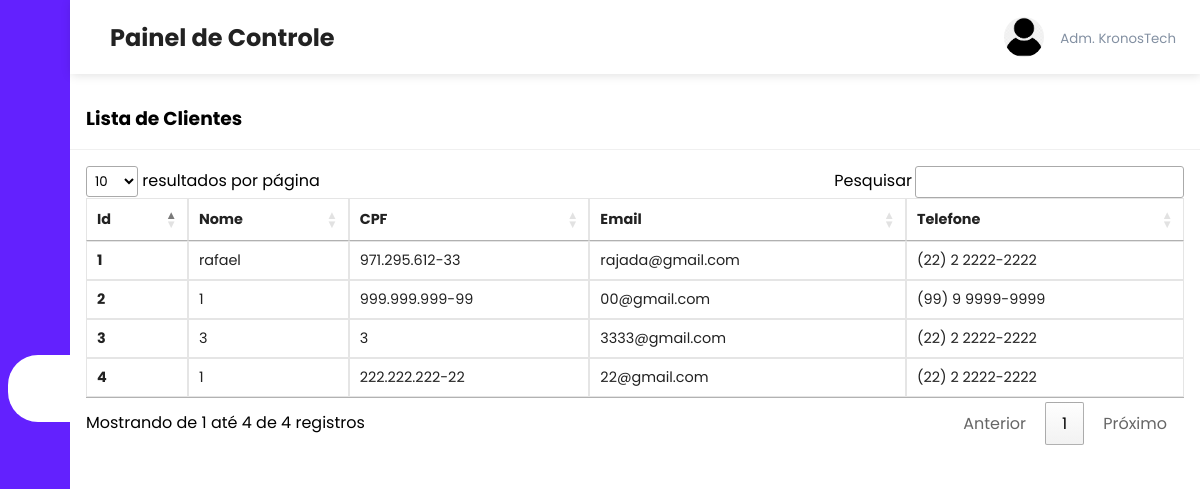
Screenshot of /admin/clientes.php with the database file from the repository.
### tables this page shows
CREATE TABLE `users` (
  `user_id` int(11) NOT NULL,
  `user_cpf` varchar(14) NOT NULL,
  `user_name` varchar(108) NOT NULL,
  `user_email` varchar(100) NOT NULL,
  `user_phone` varchar(16) NOT NULL,
  `user_password` varchar(100) NOT NULL
);

### admin/clientes.php (the view, shortened to what this page needs)
<?php include('header.php'); ?>
<?php
include('../server/connection.php');
if (isset($_GET['page_no']) && $_GET['page_no'] != "") {
    $page_no = $_GET['page_no'];
} else {
    $page_no = 1;
}
$total_records_per_page = 10;
$offset = ($page_no - 1) * $total_records_per_page;
$stmt2 = $conn->prepare("SELECT * FROM users LIMIT ?, ?");
$stmt2->bind_param("ii", $offset, $total_records_per_page);
$stmt2->execute();
$users = $stmt2->get_result();
?>
<div class="recent-grid">
    <div class="projects">
        <div class="card">
            <div class="card-header">
                <h3>Lista de Clientes</h3>
            </div>
            <div class="card-body">
            <div class="table-responsive">
                    <table width="100%" class="orders-table" id="tabelaOrdenada">
                        <thead>
                            <tr>
                                <td>Id</td>
                                <td>Nome</td>
                                <td>CPF</td>
                                <td>Email</td>
                                <td>Telefone</td>
                            </tr>
                        </thead>
                        <tbody>
                            <?php while($user = $users->fetch_assoc()) { ?>
                                <tr>
                                    <td><strong><?php echo $user['user_id']; ?></strong></td>
                                    <td><?php echo $user['user_name']; ?></td>
                                    <td><?php echo $user['user_cpf']; ?></td>
                                    <td><?php echo $user['user_email']; ?></td>
                                    <td><?php echo $user['user_phone']; ?></td>
                                </tr>
                            <?php } ?>
                        </tbody>
                    </table>
            </div>
        </div>
    </div>
</div>
</body>
</html>

### admin/styles.css (style rules this page uses)
:root { --main-color: #6321fe; --color-dark: #1d2231; --text-grey: #8390a2; }
* { padding: 0; margin: 0; box-sizing: border-box; list-style-type: none; text-decoration: none; font-family: "Poppins", sans-serif; }
.recent-grid { margin-top: 5.5rem; }
.card { background: #fff; border-radius: 5px; }
.card-header, .card-body { padding: 1rem; }
.card-header { display: flex; justify-content: space-between; align-items: center; border-bottom: 1px solid #f0f0f0; font-weight: bold; }
table { border-collapse: collapse; }
thead tr { border-top: 2px solid rgba(0, 0, 0, 0.3); border-bottom: 2px solid rgba(0, 0, 0, 0.3) }
.orders-table td { border: 1px solid rgba(0, 0, 0, 0.10); padding: 8px; text-align: left; }
thead td { font-weight: 700; }
td { padding: 0.5rem 1rem; font-size: 0.9rem; color: #222; }
tr td:last-child { display: flex; align-items: center; }
.table-responsive { width: 100%; overflow-x: auto; }

### rows the page displays
users: user_id "1", user_name "rafael", user_cpf "971.295.612-33", user_email "rajada@gmail.com", user_phone "(22) 2 2222-2222"
users: user_id "2", user_name "1", user_cpf "999.999.999-99", user_email "00@gmail.com", user_phone "(99) 9 9999-9999"
users: user_id "3", user_name "3", user_cpf "3", user_email "3333@gmail.com", user_phone "(22) 2 2222-2222"
users: user_id "4", user_name "1", user_cpf "222.222.222-22", user_email "22@gmail.com", user_phone "(22) 2 2222-2222"
